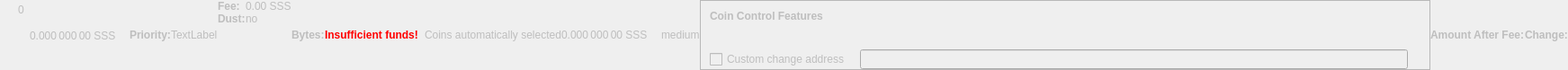
    <widget class="QWidget" name="dummyHideWidget" native="true">
     <property name="enabled">
      <bool>false</bool>
     </property>
     <property name="maximumSize">
      <size>
       <width>100</width>
       <height>22</height>
      </size>
     </property>
     <layout class="QHBoxLayout" name="dummyHideLayout">
      <property name="spacing">
       <number>0</number>
      </property>
      <property name="leftMargin">
       <number>0</number>
      </property>
      <property name="topMargin">
       <number>0</number>
      </property>
      <property name="rightMargin">
       <number>0</number>
      </property>
      <property name="bottomMargin">
       <number>0</number>
      </property>
      <item>
       <layout class="QFormLayout" name="formLayoutCoinControl1">
        <property name="horizontalSpacing">
         <number>10</number>
        </property>
        <property name="verticalSpacing">
         <number>14</number>
        </property>
        <property name="leftMargin">
         <number>10</number>
        </property>
        <property name="topMargin">
         <number>4</number>
        </property>
        <property name="rightMargin">
         <number>6</number>
        </property>
        <item row="0" column="1">
         <widget class="QLabel" name="labelCoinControlBytes">
          <property name="cursor">
           <cursorShape>IBeamCursor</cursorShape>
          </property>
          <property name="contextMenuPolicy">
           <enum>Qt::ActionsContextMenu</enum>
          </property>
          <property name="text">
           <string notr="true">0</string>
          </property>
          <property name="textInteractionFlags">
           <set>Qt::LinksAccessibleByMouse|Qt::TextSelectableByKeyboard|Qt::TextSelectableByMouse</set>
          </property>
         </widget>
        </item>
       </layout>
      </item>
      <item>
       <widget class="QLabel" name="labelCoinControlAfterFee">
        <property name="enabled">
         <bool>false</bool>
        </property>
        <property name="sizePolicy">
         <sizepolicy hsizetype="Fixed" vsizetype="Fixed">
          <horstretch>0</horstretch>
          <verstretch>0</verstretch>
         </sizepolicy>
        </property>
        <property name="minimumSize">
         <size>
          <width>111</width>
          <height>12</height>
         </size>
        </property>
        <property name="maximumSize">
         <size>
          <width>111</width>
          <height>12</height>
         </size>
        </property>
        <property name="cursor">
         <cursorShape>IBeamCursor</cursorShape>
        </property>
        <property name="contextMenuPolicy">
         <enum>Qt::ActionsContextMenu</enum>
        </property>
        <property name="text">
         <string notr="true">0.000 000 00 SSS</string>
        </property>
        <property name="textInteractionFlags">
         <set>Qt::LinksAccessibleByMouse|Qt::TextSelectableByKeyboard|Qt::TextSelectableByMouse</set>
        </property>
       </widget>
      </item>
      <item>
       <widget class="QLabel" name="labelCoinControlPriorityText">
        <property name="enabled">
         <bool>false</bool>
        </property>
        <property name="font">
         <font>
          <weight>75</weight>
          <bold>true</bold>
         </font>
        </property>
        <property name="text">
         <string>Priority:</string>
        </property>
       </widget>
      </item>
      <item>
       <layout class="QHBoxLayout" name="horizontalLayout">
        <item>
         <widget class="QLabel" name="WarningLabel">
          <property name="text">
           <string>TextLabel</string>
          </property>
         </widget>
        </item>
       </layout>
      </item>
      <item>
       <layout class="QFormLayout" name="formLayoutCoinControl3">
        <property name="horizontalSpacing">
         <number>0</number>
        </property>
        <property name="verticalSpacing">
         <number>0</number>
        </property>
        <property name="leftMargin">
         <number>0</number>
        </property>
        <property name="topMargin">
         <number>0</number>
        </property>
        <property name="rightMargin">
         <number>0</number>
        </property>
        <item row="0" column="0">
         <widget class="QLabel" name="labelCoinControlFeeText">
          <property name="enabled">
           <bool>false</bool>
          </property>
          <property name="font">
           <font>
            <weight>75</weight>
            <bold>true</bold>
           </font>
          </property>
          <property name="text">
           <string>Fee:</string>
          </property>
          <property name="margin">
           <number>0</number>
          </property>
         </widget>
        </item>
        <item row="0" column="1">
         <widget class="QLabel" name="labelCoinControlFee">
          <property name="enabled">
           <bool>false</bool>
          </property>
          <property name="cursor">
           <cursorShape>IBeamCursor</cursorShape>
          </property>
          <property name="contextMenuPolicy">
           <enum>Qt::ActionsContextMenu</enum>
          </property>
          <property name="text">
           <string notr="true">0.00 SSS</string>
          </property>
          <property name="textInteractionFlags">
           <set>Qt::LinksAccessibleByMouse|Qt::TextSelectableByKeyboard|Qt::TextSelectableByMouse</set>
          </property>
         </widget>
        </item>
        <item row="1" column="0">
         <widget class="QLabel" name="labelCoinControlLowOutputText">
          <property name="enabled">
           <bool>false</bool>
          </property>
          <property name="font">
           <font>
            <weight>75</weight>
            <bold>true</bold>
           </font>
          </property>
          <property name="text">
           <string>Dust:</string>
          </property>
         </widget>
        </item>
        <item row="1" column="1">
         <widget class="QLabel" name="labelCoinControlLowOutput">
          <property name="enabled">
           <bool>false</bool>
          </property>
          <property name="cursor">
           <cursorShape>IBeamCursor</cursorShape>
          </property>
          <property name="contextMenuPolicy">
           <enum>Qt::ActionsContextMenu</enum>
          </property>
          <property name="text">
           <string>no</string>
          </property>
          <property name="textInteractionFlags">
           <set>Qt::LinksAccessibleByMouse|Qt::TextSelectableByKeyboard|Qt::TextSelectableByMouse</set>
          </property>
         </widget>
        </item>
       </layout>
      </item>
      <item>
       <widget class="QLabel" name="labelCoinControlBytesText">
        <property name="enabled">
         <bool>false</bool>
        </property>
        <property name="font">
         <font>
          <weight>75</weight>
          <bold>true</bold>
         </font>
        </property>
        <property name="text">
         <string>Bytes:</string>
        </property>
       </widget>
      </item>
      <item>
       <layout class="QFormLayout" name="formLayoutCoinControl2">
        <property name="horizontalSpacing">
         <number>0</number>
        </property>
        <property name="verticalSpacing">
         <number>0</number>
        </property>
        <property name="leftMargin">
         <number>0</number>
        </property>
        <property name="topMargin">
         <number>0</number>
        </property>
        <property name="rightMargin">
         <number>0</number>
        </property>
       </layout>
      </item>
      <item>
       <layout class="QHBoxLayout" name="horizontalLayoutCoinControl2">
        <property name="spacing">
         <number>0</number>
        </property>
        <property name="bottomMargin">
         <number>0</number>
        </property>
       </layout>
      </item>
      <item>
       <widget class="QLabel" name="labelCoinControlInsuffFunds">
        <property name="enabled">
         <bool>false</bool>
        </property>
        <property name="minimumSize">
         <size>
          <width>0</width>
          <height>0</height>
         </size>
        </property>
        <property name="font">
         <font>
          <weight>75</weight>
          <bold>true</bold>
         </font>
        </property>
        <property name="styleSheet">
         <string notr="true">color:red;font-weight:bold;</string>
        </property>
        <property name="text">
         <string>Insufficient funds!</string>
        </property>
        <property name="margin">
         <number>5</number>
        </property>
       </widget>
      </item>
      <item>
       <layout class="QFormLayout" name="formLayoutCoinControl4">
        <property name="horizontalSpacing">
         <number>0</number>
        </property>
        <property name="verticalSpacing">
         <number>0</number>
        </property>
        <property name="leftMargin">
         <number>0</number>
        </property>
        <property name="topMargin">
         <number>0</number>
        </property>
        <property name="rightMargin">
         <number>0</number>
        </property>
       </layout>
      </item>
      <item>
       <widget class="QLabel" name="labelCoinControlChangeLabel">
        <property name="enabled">
         <bool>false</bool>
        </property>
        <property name="sizePolicy">
         <sizepolicy hsizetype="Preferred" vsizetype="Expanding">
          <horstretch>0</horstretch>
          <verstretch>0</verstretch>
         </sizepolicy>
        </property>
        <property name="minimumSize">
         <size>
          <width>0</width>
          <height>0</height>
         </size>
        </property>
        <property name="text">
         <string/>
        </property>
        <property name="margin">
         <number>3</number>
        </property>
       </widget>
      </item>
      <item>
       <widget class="QLabel" name="labelCoinControlAutomaticallySelected">
        <property name="enabled">
         <bool>false</bool>
        </property>
        <property name="sizePolicy">
         <sizepolicy hsizetype="Fixed" vsizetype="Fixed">
          <horstretch>0</horstretch>
          <verstretch>0</verstretch>
         </sizepolicy>
        </property>
        <property name="minimumSize">
         <size>
          <width>0</width>
          <height>0</height>
         </size>
        </property>
        <property name="maximumSize">
         <size>
          <width>240</width>
          <height>16777215</height>
         </size>
        </property>
        <property name="text">
         <string>Coins automatically selected</string>
        </property>
        <property name="margin">
         <number>5</number>
        </property>
       </widget>
      </item>
      <item>
       <widget class="QLabel" name="labelCoinControlChange">
        <property name="enabled">
         <bool>false</bool>
        </property>
        <property name="sizePolicy">
         <sizepolicy hsizetype="Fixed" vsizetype="Fixed">
          <horstretch>0</horstretch>
          <verstretch>0</verstretch>
         </sizepolicy>
        </property>
        <property name="minimumSize">
         <size>
          <width>111</width>
          <height>0</height>
         </size>
        </property>
        <property name="maximumSize">
         <size>
          <width>111</width>
          <height>16777215</height>
         </size>
        </property>
        <property name="cursor">
         <cursorShape>IBeamCursor</cursorShape>
        </property>
        <property name="contextMenuPolicy">
         <enum>Qt::ActionsContextMenu</enum>
        </property>
        <property name="text">
         <string notr="true">0.000 000 00 SSS</string>
        </property>
        <property name="textInteractionFlags">
         <set>Qt::LinksAccessibleByMouse|Qt::TextSelectableByKeyboard|Qt::TextSelectableByMouse</set>
        </property>
       </widget>
      </item>
      <item>
       <widget class="QLabel" name="labelCoinControlPriority">
        <property name="enabled">
         <bool>false</bool>
        </property>
        <property name="cursor">
         <cursorShape>IBeamCursor</cursorShape>
        </property>
        <property name="contextMenuPolicy">
         <enum>Qt::ActionsContextMenu</enum>
        </property>
        <property name="text">
         <string>medium</string>
        </property>
        <property name="textInteractionFlags">
         <set>Qt::LinksAccessibleByMouse|Qt::TextSelectableByKeyboard|Qt::TextSelectableByMouse</set>
        </property>
       </widget>
      </item>
      <item>
       <widget class="QFrame" name="frameCoinControl">
        <property name="sizePolicy">
         <sizepolicy hsizetype="Expanding" vsizetype="Expanding">
          <horstretch>0</horstretch>
          <verstretch>0</verstretch>
         </sizepolicy>
        </property>
        <property name="maximumSize">
         <size>
          <width>16777215</width>
          <height>16777215</height>
         </size>
        </property>
        <property name="frameShape">
         <enum>QFrame::StyledPanel</enum>
        </property>
        <property name="frameShadow">
         <enum>QFrame::Sunken</enum>
        </property>
        <layout class="QVBoxLayout" name="verticalLayoutCoinControl2_2">
         <property name="spacing">
          <number>0</number>
         </property>
         <property name="leftMargin">
          <number>0</number>
         </property>
         <property name="topMargin">
          <number>0</number>
         </property>
         <property name="rightMargin">
          <number>0</number>
         </property>
         <property name="bottomMargin">
          <number>0</number>
         </property>
         <item>
          <layout class="QVBoxLayout" name="verticalLayoutCoinControl" stretch="0,0,0,1">
           <property name="spacing">
            <number>0</number>
           </property>
           <property name="leftMargin">
            <number>10</number>
           </property>
           <property name="topMargin">
            <number>10</number>
           </property>
           <item>
            <layout class="QHBoxLayout" name="horizontalLayoutCoinControl1">
             <property name="bottomMargin">
              <number>15</number>
             </property>
             <item>
              <widget class="QLabel" name="labelCoinControlFeatures">
               <property name="enabled">
                <bool>false</bool>
               </property>
               <property name="sizePolicy">
                <sizepolicy hsizetype="Preferred" vsizetype="Maximum">
                 <horstretch>0</horstretch>
                 <verstretch>0</verstretch>
                </sizepolicy>
               </property>
               <property name="font">
                <font>
                 <weight>75</weight>
                 <bold>true</bold>
                </font>
               </property>
               <property name="styleSheet">
                <string notr="true">font-weight:bold;</string>
               </property>
               <property name="text">
                <string>Coin Control Features</string>
               </property>
              </widget>
             </item>
            </layout>
           </item>
           <item>
            <widget class="QWidget" name="widgetCoinControl" native="true">
             <property name="sizePolicy">
              <sizepolicy hsizetype="Preferred" vsizetype="Preferred">
               <horstretch>0</horstretch>
               <verstretch>0</verstretch>
              </sizepolicy>
             </property>
             <property name="minimumSize">
              <size>
               <width>0</width>
               <height>0</height>
              </size>
             </property>
             <property name="styleSheet">
              <string notr="true"/>
             </property>
             <layout class="QHBoxLayout" name="horizontalLayoutCoinControl5_2">
              <property name="leftMargin">
               <number>0</number>
              </property>
              <property name="topMargin">
               <number>0</number>
              </property>
              <property name="rightMargin">
               <number>0</number>
              </property>
              <property name="bottomMargin">
               <number>0</number>
              </property>
              <item>
               <layout class="QHBoxLayout" name="horizontalLayoutCoinControl3">
                <property name="spacing">
                 <number>20</number>
                </property>
                <property name="topMargin">
                 <number>0</number>
                </property>
                <property name="bottomMargin">
                 <number>10</number>
                </property>
               </layout>
              </item>
             </layout>
            </widget>
           </item>
           <item>
            <layout class="QHBoxLayout" name="horizontalLayoutCoinControl4" stretch="0,0,0">
             <property name="spacing">
              <number>12</number>
             </property>
             <property name="sizeConstraint">
              <enum>QLayout::SetDefaultConstraint</enum>
             </property>
             <property name="topMargin">
              <number>5</number>
             </property>
             <property name="rightMargin">
              <number>5</number>
             </property>
             <item>
              <widget class="QCheckBox" name="checkBoxCoinControlChange">
               <property name="enabled">
                <bool>false</bool>
               </property>
               <property name="toolTip">
                <string>If this is activated, but the change address is empty or invalid, change will be sent to a newly generated address.</string>
               </property>
               <property name="text">
                <string>Custom change address</string>
               </property>
              </widget>
             </item>
             <item>
              <widget class="QValidatedLineEdit" name="lineEditCoinControlChange">
               <property name="enabled">
                <bool>false</bool>
               </property>
               <property name="sizePolicy">
                <sizepolicy hsizetype="Expanding" vsizetype="Fixed">
                 <horstretch>0</horstretch>
                 <verstretch>0</verstretch>
                </sizepolicy>
               </property>
              </widget>
             </item>
             <item>
              <widget class="QLabel" name="labelCoinControlChangeLabel_2">
               <property name="sizePolicy">
                <sizepolicy hsizetype="Preferred" vsizetype="Expanding">
                 <horstretch>0</horstretch>
                 <verstretch>0</verstretch>
                </sizepolicy>
               </property>
               <property name="minimumSize">
                <size>
                 <width>0</width>
                 <height>0</height>
                </size>
               </property>
               <property name="text">
                <string/>
               </property>
               <property name="margin">
                <number>3</number>
               </property>
              </widget>
             </item>
            </layout>
           </item>
           <item>
            <spacer name="verticalSpacerCoinControl">
             <property name="orientation">
              <enum>Qt::Vertical</enum>
             </property>
             <property name="sizeHint" stdset="0">
              <size>
               <width>800</width>
               <height>1</height>
              </size>
             </property>
            </spacer>
           </item>
          </layout>
         </item>
        </layout>
       </widget>
      </item>
      <item>
       <widget class="QLabel" name="labelCoinControlAfterFeeText">
        <property name="enabled">
         <bool>false</bool>
        </property>
        <property name="minimumSize">
         <size>
          <width>0</width>
          <height>0</height>
         </size>
        </property>
        <property name="maximumSize">
         <size>
          <width>16777215</width>
          <height>16777215</height>
         </size>
        </property>
        <property name="font">
         <font>
          <weight>75</weight>
          <bold>true</bold>
         </font>
        </property>
        <property name="text">
         <string>Amount After Fee:</string>
        </property>
        <property name="alignment">
         <set>Qt::AlignLeading|Qt::AlignLeft|Qt::AlignVCenter</set>
        </property>
        <property name="margin">
         <number>0</number>
        </property>
       </widget>
      </item>
      <item>
       <widget class="QLabel" name="labelCoinControlChangeText">
        <property name="enabled">
         <bool>false</bool>
        </property>
        <property name="sizePolicy">
         <sizepolicy hsizetype="Preferred" vsizetype="Preferred">
          <horstretch>0</horstretch>
          <verstretch>0</verstretch>
         </sizepolicy>
        </property>
        <property name="minimumSize">
         <size>
          <width>0</width>
          <height>0</height>
         </size>
        </property>
        <property name="maximumSize">
         <size>
          <width>16777215</width>
          <height>16777215</height>
         </size>
        </property>
        <property name="font">
         <font>
          <weight>75</weight>
          <bold>true</bold>
         </font>
        </property>
        <property name="text">
         <string>Change:</string>
        </property>
        <property name="alignment">
         <set>Qt::AlignLeading|Qt::AlignLeft|Qt::AlignVCenter</set>
        </property>
       </widget>
      </item>
     </layout>
    </widget>
